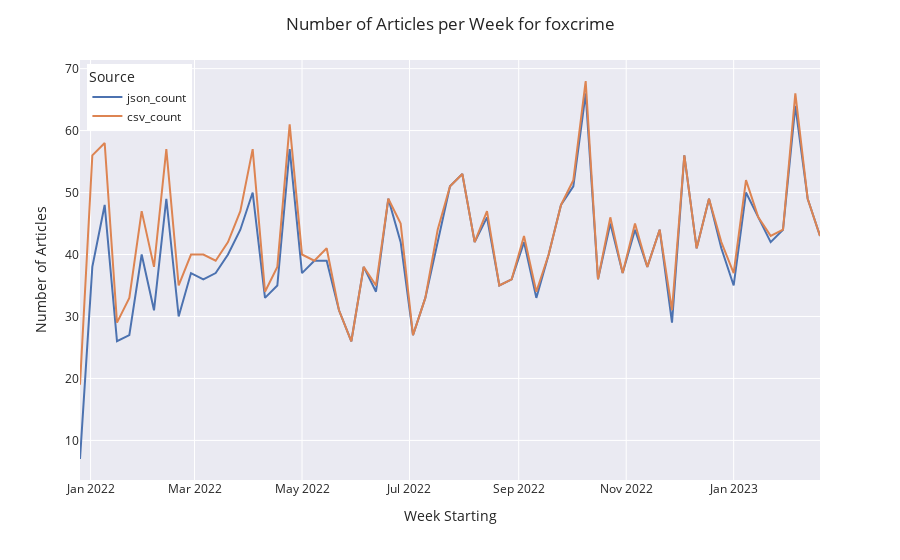

Source (notebook cell):
### Code cell
site = "foxcrime"
file_path_json = "data/" + site + "/articles_new.json"
df_json = open_json(file_path_json)
df_json = cleanDF(df_json)

file_path_csv = "data/" + site + "/urls_cleaned.csv"
df_csv = open_csv(file_path_csv)

graphDF(df_json, df_csv, site)

# save the file
# df_json.to_csv("data/articles_all/articles" + site +".csv", index=False)
df_json.to_json("data/articles_all/articles" + site +".json", orient='records', lines=True)

### Figure 1 — Plotly figure (JSON) as saved in the notebook; plotly's stock layout.template omitted (floating-point values rounded to 4 significant figures)
{"data": [{"hovertemplate": "Source=json_count<br>Week Starting=%{x}<br>Number of Articles=%{y}<extra></extra>", "legendgroup": "json_count", "line": {"color": "rgb(76,114,176)", "dash": "solid"}, "marker": {"symbol": "circle"}, "mode": "lines", "name": "json_count", "orientation": "v", "showlegend": true, "type": "scatter", "x": ["2021-12-26T00:00:00", "2022-01-02T00:00:00", "2022-01-09T00:00:00", "2022-01-16T00:00:00", "2022-01-23T00:00:00", "2022-01-30T00:00:00", "2022-02-06T00:00:00", "2022-02-13T00:00:00", "2022-02-20T00:00:00", "2022-02-27T00:00:00", "2022-03-06T00:00:00", "2022-03-13T00:00:00", "2022-03-20T00:00:00", "2022-03-27T00:00:00", "2022-04-03T00:00:00", "2022-04-10T00:00:00", "2022-04-17T00:00:00", "2022-04-24T00:00:00", "2022-05-01T00:00:00", "2022-05-08T00:00:00", "2022-05-15T00:00:00", "2022-05-22T00:00:00", "2022-05-29T00:00:00", "2022-06-05T00:00:00", "2022-06-12T00:00:00", "2022-06-19T00:00:00", "2022-06-26T00:00:00", "2022-07-03T00:00:00", "2022-07-10T00:00:00", "2022-07-17T00:00:00", "2022-07-24T00:00:00", "2022-07-31T00:00:00", "2022-08-07T00:00:00", "2022-08-14T00:00:00", "2022-08-21T00:00:00", "2022-08-28T00:00:00", "2022-09-04T00:00:00", "2022-09-11T00:00:00", "2022-09-18T00:00:00", "2022-09-25T00:00:00", "2022-10-02T00:00:00", "2022-10-09T00:00:00", "2022-10-16T00:00:00", "2022-10-23T00:00:00", "2022-10-30T00:00:00", "2022-11-06T00:00:00", "2022-11-13T00:00:00", "2022-11-20T00:00:00", "2022-11-27T00:00:00", "2022-12-04T00:00:00", "2022-12-11T00:00:00", "2022-12-18T00:00:00", "2022-12-25T00:00:00", "2023-01-01T00:00:00", "2023-01-08T00:00:00", "2023-01-15T00:00:00", "2023-01-22T00:00:00", "2023-01-29T00:00:00", "2023-02-05T00:00:00", "2023-02-12T00:00:00", "2023-02-19T00:00:00"], "xaxis": "x", "y": [7, 38, 48, 26, 27, 40, 31, 49, 30, 37, 36, 37, 40, 44, 50, 33, 35, 57, 37, 39, 39, 31, 26, 38, 34, 49, 42, 27, 33, 42, 51, 53, 42, 46, 35, 36, 42, 33, 40, 48, 51, 66, 36, 45, 37, 44, 38, 44, 29, 56, 41, 49, 41, 35, 50, 46, 42, 44, 64, 49, 43], "yaxis": "y"}, {"hovertemplate": "Source=csv_count<br>Week Starting=%{x}<br>Number of Articles=%{y}<extra></extra>", "legendgroup": "csv_count", "line": {"color": "rgb(221,132,82)", "dash": "solid"}, "marker": {"symbol": "circle"}, "mode": "lines", "name": "csv_count", "orientation": "v", "showlegend": true, "type": "scatter", "x": ["2021-12-26T00:00:00", "2022-01-02T00:00:00", "2022-01-09T00:00:00", "2022-01-16T00:00:00", "2022-01-23T00:00:00", "2022-01-30T00:00:00", "2022-02-06T00:00:00", "2022-02-13T00:00:00", "2022-02-20T00:00:00", "2022-02-27T00:00:00", "2022-03-06T00:00:00", "2022-03-13T00:00:00", "2022-03-20T00:00:00", "2022-03-27T00:00:00", "2022-04-03T00:00:00", "2022-04-10T00:00:00", "2022-04-17T00:00:00", "2022-04-24T00:00:00", "2022-05-01T00:00:00", "2022-05-08T00:00:00", "2022-05-15T00:00:00", "2022-05-22T00:00:00", "2022-05-29T00:00:00", "2022-06-05T00:00:00", "2022-06-12T00:00:00", "2022-06-19T00:00:00", "2022-06-26T00:00:00", "2022-07-03T00:00:00", "2022-07-10T00:00:00", "2022-07-17T00:00:00", "2022-07-24T00:00:00", "2022-07-31T00:00:00", "2022-08-07T00:00:00", "2022-08-14T00:00:00", "2022-08-21T00:00:00", "2022-08-28T00:00:00", "2022-09-04T00:00:00", "2022-09-11T00:00:00", "2022-09-18T00:00:00", "2022-09-25T00:00:00", "2022-10-02T00:00:00", "2022-10-09T00:00:00", "2022-10-16T00:00:00", "2022-10-23T00:00:00", "2022-10-30T00:00:00", "2022-11-06T00:00:00", "2022-11-13T00:00:00", "2022-11-20T00:00:00", "2022-11-27T00:00:00", "2022-12-04T00:00:00", "2022-12-11T00:00:00", "2022-12-18T00:00:00", "2022-12-25T00:00:00", "2023-01-01T00:00:00", "2023-01-08T00:00:00", "2023-01-15T00:00:00", "2023-01-22T00:00:00", "2023-01-29T00:00:00", "2023-02-05T00:00:00", "2023-02-12T00:00:00", "2023-02-19T00:00:00"], "xaxis": "x", "y": [19, 56, 58, 29, 33, 47, 38, 57, 35, 40, 40, 39, 42, 47, 57, 34, 38, 61, 40, 39, 41, 31, 26, 38, 35, 49, 45, 27, 33, 44, 51, 53, 42, 47, 35, 36, 43, 34, 40, 48, 52, 68, 36, 46, 37, 45, 38, 44, 31, 56, 41, 49, 42, 37, 52, 46, 43, 44, 66, 49, 43], "yaxis": "y"}], "layout": {"legend": {"title": {"text": "Source"}, "tracegroupgap": 0, "x": 0.01, "xanchor": "left", "y": 0.99, "yanchor": "top"}, "margin": {"t": 60}, "title": {"text": "Number of Articles per Week for foxcrime", "x": 0.5}, "xaxis": {"anchor": "y", "domain": [0, 1], "title": {"text": "Week Starting"}}, "yaxis": {"anchor": "x", "domain": [0, 1], "title": {"text": "Number of Articles"}}}}
